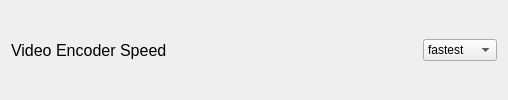
                                      <widget class="QWidget" name="widget_16" native="true">
                                       <layout class="QHBoxLayout" name="horizontalLayout_36">
                                        <item>
                                         <widget class="QLabel" name="encoderLabel_2">
                                          <property name="font">
                                           <font>
                                            <pointsize>12</pointsize>
                                           </font>
                                          </property>
                                          <property name="text">
                                           <string>Video Encoder Speed</string>
                                          </property>
                                         </widget>
                                        </item>
                                        <item>
                                         <spacer name="horizontalSpacer_22">
                                          <property name="orientation">
                                           <enum>Qt::Orientation::Horizontal</enum>
                                          </property>
                                          <property name="sizeHint" stdset="0">
                                           <size>
                                            <width>237</width>
                                            <height>20</height>
                                           </size>
                                          </property>
                                         </spacer>
                                        </item>
                                        <item>
                                         <widget class="QLabel" name="label_55">
                                          <property name="maximumSize">
                                           <size>
                                            <width>25</width>
                                            <height>25</height>
                                           </size>
                                          </property>
                                          <property name="toolTip">
                                           <string>&lt;html&gt;&lt;head/&gt;&lt;body&gt;&lt;p&gt;&lt;span style=&quot; font-weight:700;&quot;&gt;Encoder Speed:&lt;/span&gt;&lt;/p&gt;&lt;p&gt; - Speed at which the encoder processes the video, &lt;span style=&quot; font-weight:700; text-decoration: underline;&quot;&gt;Slower&lt;/span&gt; processing time means &lt;span style=&quot; font-weight:700; text-decoration: underline;&quot;&gt;Better results for the file size&lt;/span&gt;&lt;span style=&quot; text-decoration: underline;&quot;&gt;.&lt;/span&gt;&lt;/p&gt;&lt;/body&gt;&lt;/html&gt;</string>
                                          </property>
                                          <property name="text">
                                           <string/>
                                          </property>
                                          <property name="pixmap">
                                           <pixmap resource="resources.qrc">:/icons/icons/info.svg</pixmap>
                                          </property>
                                          <property name="scaledContents">
                                           <bool>true</bool>
                                          </property>
                                         </widget>
                                        </item>
                                        <item>
                                         <widget class="QComboBox" name="video_encoder_speed">
                                          <property name="minimumSize">
                                           <size>
                                            <width>0</width>
                                            <height>0</height>
                                           </size>
                                          </property>
                                          <item>
                                           <property name="text">
                                            <string>fastest</string>
                                           </property>
                                          </item>
                                          <item>
                                           <property name="text">
                                            <string>fast</string>
                                           </property>
                                          </item>
                                          <item>
                                           <property name="text">
                                            <string>medium</string>
                                           </property>
                                          </item>
                                          <item>
                                           <property name="text">
                                            <string>slow</string>
                                           </property>
                                          </item>
                                          <item>
                                           <property name="text">
                                            <string>placebo</string>
                                           </property>
                                          </item>
                                         </widget>
                                        </item>
                                       </layout>
                                      </widget>
